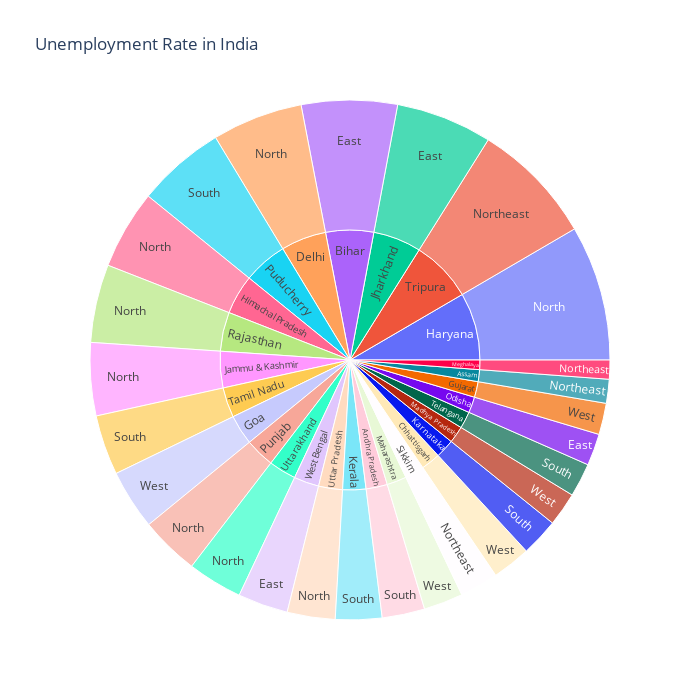

Notebook source saved alongside this figure:
### Markdown cell above
create dashborad to analysis by region , use sunburst plot

### Code cell
unemployment = data[["States", "Region", "Estimated Unemployment Rate"]]
figure = px.sunburst(unemployment, path=["States", "Region"], 
                     values="Estimated Unemployment Rate",
                     width=700, height=700, color_continuous_scale="RdY1Gn",
                     title="Unemployment Rate in India")
figure.show()

### Figure 1 — Plotly figure (JSON) as saved in the notebook; plotly's stock layout.template omitted (floating-point values rounded to 4 significant figures)
{"data": [{"branchvalues": "total", "domain": {"x": [0, 1], "y": [0, 1]}, "hovertemplate": "labels=%{label}<br>Estimated Unemployment Rate=%{value}<br>parent=%{parent}<br>id=%{id}<extra></extra>", "ids": ["Bihar/East", "Jharkhand/East", "Odisha/East", "West Bengal/East", "Delhi/North", "Haryana/North", "Himachal Pradesh/North", "Jammu & Kashmir/North", "Punjab/North", "Rajasthan/North", "Uttar Pradesh/North", "Uttarakhand/North", "Assam/Northeast", "Meghalaya/Northeast", "Sikkim/Northeast", "Tripura/Northeast", "Andhra Pradesh/South", "Karnataka/South", "Kerala/South", "Puducherry/South", "Tamil Nadu/South", "Telangana/South", "Chhattisgarh/West", "Goa/West", "Gujarat/West", "Madhya Pradesh/West", "Maharashtra/West", "Andhra Pradesh", "Assam", "Bihar", "Chhattisgarh", "Delhi", "Goa", "Gujarat", "Haryana", "Himachal Pradesh", "Jammu & Kashmir", "Jharkhand", "Karnataka", "Kerala", "Madhya Pradesh", "Maharashtra", "Meghalaya", "Odisha", "Puducherry", "Punjab", "Rajasthan", "Sikkim", "Tamil Nadu", "Telangana", "Tripura", "Uttar Pradesh", "Uttarakhand", "West Bengal"], "labels": ["East", "East", "East", "East", "North", "North", "North", "North", "North", "North", "North", "North", "Northeast", "Northeast", "Northeast", "Northeast", "South", "South", "South", "South", "South", "South", "West", "West", "West", "West", "West", "Andhra Pradesh", "Assam", "Bihar", "Chhattisgarh", "Delhi", "Goa", "Gujarat", "Haryana", "Himachal Pradesh", "Jammu & Kashmir", "Jharkhand", "Karnataka", "Kerala", "Madhya Pradesh", "Maharashtra", "Meghalaya", "Odisha", "Puducherry", "Punjab", "Rajasthan", "Sikkim", "Tamil Nadu", "Telangana", "Tripura", "Uttar Pradesh", "Uttarakhand", "West Bengal"], "name": "", "parents": ["Bihar", "Jharkhand", "Odisha", "West Bengal", "Delhi", "Haryana", "Himachal Pradesh", "Jammu & Kashmir", "Punjab", "Rajasthan", "Uttar Pradesh", "Uttarakhand", "Assam", "Meghalaya", "Sikkim", "Tripura", "Andhra Pradesh", "Karnataka", "Kerala", "Puducherry", "Tamil Nadu", "Telangana", "Chhattisgarh", "Goa", "Gujarat", "Madhya Pradesh", "Maharashtra", "", "", "", "", "", "", "", "", "", "", "", "", "", "", "", "", "", "", "", "", "", "", "", "", "", "", ""], "type": "sunburst", "values": [194.7, 195.4, 64.62, 101.9, 184.1, 274.8, 160.7, 148.3, 119.8, 158.7, 97.37, 111.6, 48.56, 38.66, 78.34, 250.5, 86.64, 76.68, 94.34, 179.4, 121.9, 68.33, 78.19, 121.7, 63.76, 68.54, 79.79, 86.64, 48.56, 194.7, 78.19, 184.1, 121.7, 63.76, 274.8, 160.7, 148.3, 195.4, 76.68, 94.34, 68.54, 79.79, 38.66, 64.62, 179.4, 119.8, 158.7, 78.34, 121.9, 68.33, 250.5, 97.37, 111.6, 101.9]}], "layout": {"height": 700, "legend": {"tracegroupgap": 0}, "title": {"text": "Unemployment Rate in India"}, "width": 700}}
